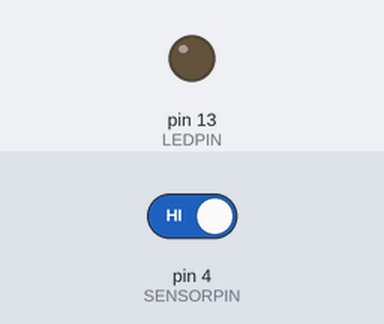
This sketch was run on a simulated Arduino Uno, built with avr-gcc and run on an emulated ATmega328P. On the bench: output pins drawn as LEDs (lit = HIGH). Inputs (shaded band) come from the test bench; at power-on: pin 4 (SENSORPIN) HIGH.

Above: at 1.2 s.
1.3 s: pin 4 (SENSORPIN) driven LOW
At 2.4 s:
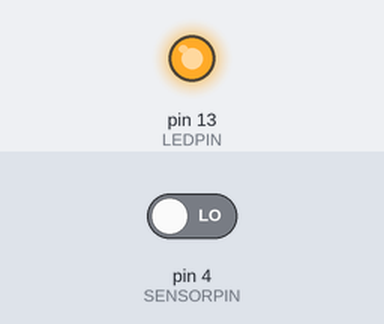
7.3 s: pin 4 (SENSORPIN) driven HIGH
At 7.9 s:
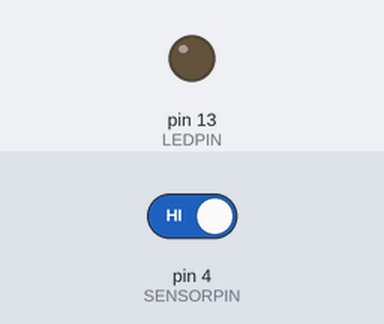
Timing chart, 0 to 10.3 s (numbered marks = the images above; inputs shaded):
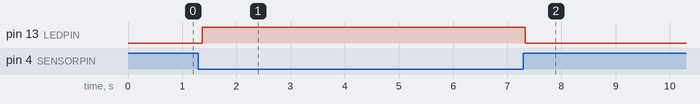

Measured:
- after the input at 1.3 s, pin 13 (LEDPIN): LOW → HIGH after 0.07 s
- after the input at 7.3 s, pin 13 (LEDPIN): HIGH → LOW at once

The sketch:

beam_break_2part.ino
```cpp
/*
  IR Breakbeam sensor demo!
*/

#define LEDPIN 13
// Pin 13: Arduino has an LED connected on pin 13
// Pin 11: Teensy 2.0 has the LED on pin 11
// Pin  6: Teensy++ 2.0 has the LED on pin 6
// Pin 13: Teensy 3.0 has the LED on pin 13

#define SENSORPIN 4

String ts;
String time_st;

// variables will change:
int sensorState = 0, lastState = 0;       // variable for reading the pushbutton status
String flag;

void setup() {
  ts = String('u');
  flag = String('f');
  // initialize the LED pin as an output:
  pinMode(LEDPIN, OUTPUT);
  // initialize the sensor pin as an input:
  pinMode(SENSORPIN, INPUT);
  digitalWrite(SENSORPIN, HIGH); // turn on the pullup

  Serial.begin(9600);
  //Serial1.begin(9600);

}

void loop() {
  // read the state of the pushbutton value:
  sensorState = digitalRead(SENSORPIN);

  float _time = millis();
  time_st = String(_time / 1000);

  // check if the sensor beam is broken
  // if it is, the sensorState is LOW:
  if (sensorState == LOW) {
    flag = String('t');
    ts = ts + String(_time / 1000) + " ";
    delay(60);
    //Serial.println(flag);
    // turn LED on:
    digitalWrite(LEDPIN, HIGH);
  }
  else {
    // turn LED off:
    digitalWrite(LEDPIN, LOW);
  }
  int input = Serial.read();
  if (input == '3') {
        Serial.print(time_st);      //prints time stamp at beginning of each trial
        Serial.print('\t');         //print a tab
        Serial.print(ts);           //prints lick time
        Serial.print("\n");         //new line
        ts = String('u');           //prints a 'u' after all the times are recorded
        flag = String('f');
        delay(100);

  } else if (input == '5'){
        Serial.println(flag);
        flag = String('f');
        delay(10);
  } else {
        //Serial.print('b');
        flag = String('f');
        delay(10);
  }


  //  if (sensorState && !lastState) {
  //    Serial.println("Unbroken");
  //  }
  //  if (!sensorState && lastState) {
  //    Serial.println("Broken");
  //  }
  lastState = sensorState;
}
```
